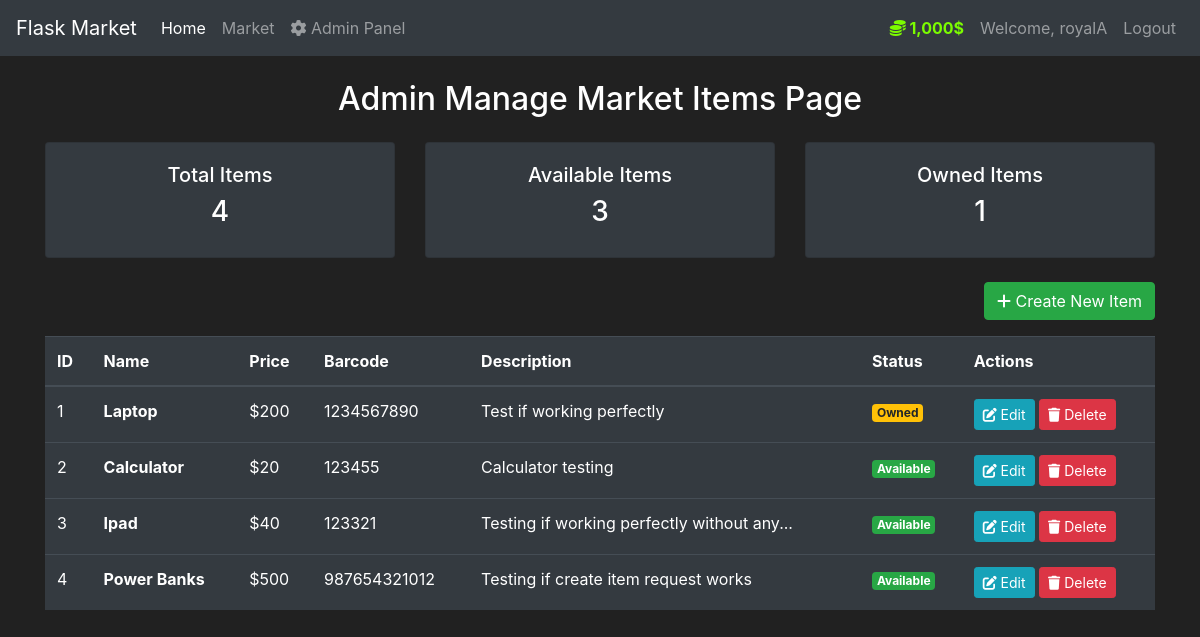
The page /admin/items (signed in) on the database its author committed.
### market/models.py (models this page shows, shortened)
class User(db.Model, UserMixin):
    id = db.Column(db.Integer(), primary_key=True)
    username = db.Column(db.String(length=30), nullable=False, unique=True)
    email_address = db.Column(db.String(length=50), nullable=False, unique=True)
    password_hash = db.Column(db.String(length=60), nullable=False)
    budget = db.Column(db.Integer(), nullable=False, default=1000)
    is_admin = db.Column(db.Boolean(), nullable=False, default=False) # Admin Update
    items = db.relationship('Item', backref='owned_user', lazy=True)   # Helpts to make sqlAlchemy take all the items in one shot
    @property      # adding a comma to budget at 3rd position starting from the right
    def prettier_budget(self):
        if len(str(self.budget)) == 4:
            return f'{str(self.budget)[:-3]},{str(self.budget)[-3:]}$'
        else:
            return f"{self.budget}$"
    @property
    def password(self):
        return self.password

class Item(db.Model):
    id = db.Column(db.Integer(), primary_key=True)
    name = db.Column(db.String(length=30), nullable=False, unique=True)
    price = db.Column(db.Integer(), nullable=False)
    barcode = db.Column(db.String(length=12), nullable=False, unique=True)
    description = db.Column(db.String(length=1024), nullable=False, unique=True)
    owner = db.Column(db.Integer(), db.ForeignKey('user.id'))                    # foreign key

### market/routes.py (the view)
@app.route('/admin/items', methods=['GET'])
@login_required
def admin_items_page(): # Admin page to view all items in the system which shows all the items regardless of ownership
    if not current_user.is_admin:
        flash('You are not permitted to access this page', category='danger')
        return redirect(url_for('market_page'))
    all_items = Item.query.all()  # reading all items from database
    delete_form = DeleteItemForm() # Creating forms for different actions
    return render_template(
        'admin_items.html',
        items=all_items,
        delete_form=delete_form
    )
    pass

### market/models.py (called while the page is built)
@login_manager.user_loader
def load_user(user_id):
    return User.query.get(int(user_id))

### market/templates/admin_items.html (shortened to what this page needs)
{% extends 'base.html' %}
{% block content %}
<div class="container mt-4">
    <div class="row">
        <div class="col-12">
            <h2 class="text-center mb-4">Admin Manage Market Items Page</h2>
            <div class="row mb-4">
                <div class="col-md-4">
                    <div class="card bg-dark text-white text-center">
                        <div class="card-body">
                            <h5>Total Items</h5>
                            <h3>{{ items|length }}</h3>
                        </div>
                    </div>
                </div>
                <div class="col-md-4">
                    <div class="card bg-dark text-white text-center">
                        <div class="card-body">
                            <h5>Available Items</h5>
                            <h3>{{ items|selectattr('owner', 'none')|list|length }}</h3>
                        </div>
                    </div>
                </div>
                <div class="col-md-4">
                    <div class="card bg-dark text-white text-center">
                        <div class="card-body">
                            <h5>Owned Items</h5>
                            <h3>{{ items|rejectattr('owner', 'none')|list|length }}</h3>
                        </div>
                    </div>
                </div>
            </div>
            <div class="text-right mb-3">
                <a href="{{ url_for('create_item_page') }}" class="btn btn-success">
                    <i class="fas fa-plus"></i> Create New Item
                </a>
            </div>
            <div class="table-responsive">
                <table class="table table-hover table-dark">
                    <thead>
                        <tr>
                            <th scope="col">ID</th>
                            <th scope="col">Name</th>
                            <th scope="col">Price</th>
                            <th scope="col">Barcode</th>
                            <th scope="col">Description</th>
                            <th scope="col">Status</th>
                            <th scope="col">Actions</th>
                        </tr>
                    </thead>
                    <tbody>
                        {% for item in items %}
                            <tr>
                                <td>{{ item.id }}</td>
                                <td><strong>{{ item.name }}</strong></td>
                                <td>${{ item.price }}</td>
                                <td>{{ item.barcode }}</td>
                                <td>
                                    {% if item.description|length > 40 %}
                                        {{ item.description[:40] }}...
                                    {% else %}
                                        {{ item.description }}
                                    {% endif %}
                                </td>
                                <td>
                                    {% if item.owner %}
                                        <span class="badge badge-warning">Owned</span>
                                    {% else %}
                                        <span class="badge badge-success">Available</span>
                                    {% endif %}
                                </td>
                                <td>
                                    <a href="{{ url_for('update_item_page', item_id=item.id) }}"
                                       class="btn btn-sm btn-info">
                                        <i class="fas fa-edit"></i> Edit
                                    </a>
                                    <form action="{{ url_for('delete_item', item_id=item.id) }}"
                                          method="POST" style="display: inline-block;">
                                        <button type="submit" class="btn btn-sm btn-danger"
                                                onclick="return confirm('Are you sure you want to delete this item? This cannot be undone')">
                                            <i class="fas fa-trash"></i> Delete
                                        </button>
                                    </form>
                                </td>
                            </tr>
                        {% endfor %}
                    </tbody>
                </table>
            </div>
        </div>
    </div>
</div>
{% endblock %}

### market/templates/base.html (shortened to what this page needs)
<!doctype html>
<html lang="en">
   <head>
      <link rel="stylesheet" href="https://cdn.jsdelivr.net/npm/bootstrap@4.5.3/dist/css/bootstrap.min.css">
   </head>
   <body>
    <nav class="navbar navbar-expand-md navbar-dark bg-dark">
      <a class="navbar-brand" href="#">Flask Market</a>
      <div class="collapse navbar-collapse" id="navbarNav">
        <ul class="navbar-nav mr-auto">
            <li class="nav-item active">
                <a class="nav-link" href="{{ url_for('home_page') }}">Home <span class="sr-only">(current)</span></a>
            </li>
            <li class="nav-item">
                <a class="nav-link" href="{{ url_for('market_page') }}">Market</a>
            </li>
            {% if current_user.is_authenticated and current_user.is_admin %}
            <li class="nav-item">
                <a class="nav-link" href="{{ url_for('admin_items_page') }}">
                    <i class="fas fa-cog"></i> Admin Panel
                </a>
            </li>
            {% endif %}
        </ul>
        {% if current_user.is_authenticated %}
            <ul class="navbar-nav">
                <li class="nav-item">
                    <a class="nav-link" style="color: lawngreen; font-weight: bold">
                        <i class="fas fa-coins"></i>
                        {{ current_user.prettier_budget }}
                    </a>
                </li>
                <li class="nav-item">
                    <a class="nav-link" href="#">Welcome, {{ current_user.username }}</a>
                </li>
                <li class="nav-item">
                    <a class="nav-link" href="{{ url_for('logout_page') }}">Logout</a>
                </li>
            </ul>
        {% endif %}
      </div>
    </nav>
      {% block content %}
      {% endblock %}
   </body>
</html>

### market/templates/base.html (style rules this page uses)
body { background-color: #212121; color: white }

### rows shown on the page
User: prettier_budget "1,000$", username "royalA"
Item: id "1", name "Laptop", price "200", barcode "1234567890", description "Test if working perfectly", shows "Owned"
Item: id "2", name "Calculator", price "20", barcode "123455", description "Calculator testing", shows "Available"
Item: id "3", name "Ipad", price "40", barcode "123321", description "Testing if working perfectly without any", shows "Available"
Item: id "4", name "Power Banks", price "500", barcode "987654321012", description "Testing if create item request works", shows "Available"

### other values the page prints
{{ items|length }} "4"
{{ items|selectattr('owner', 'none')|list|length }} "3"
{{ items|rejectattr('owner', 'none')|list|length }} "1"
